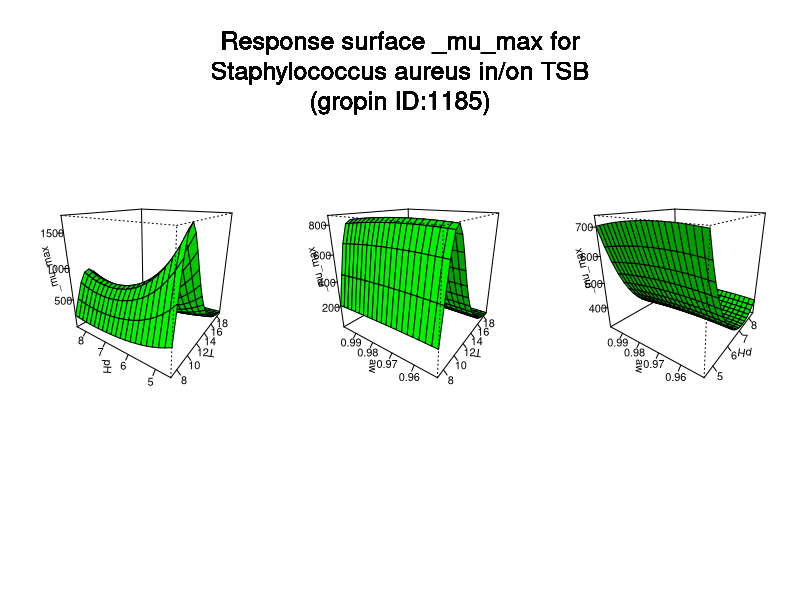

This chart was generated by the following R code:
#############################
# start of Parameter script
#############################
T <- seq(7.007,18.981018981019,length.out=21)
pH <- seq(4.5045,8.49150849150849,length.out=21)
aw <- seq(0.95095,0.998001998001998,length.out=21)
#############################
# end of Parameter script
#############################
############################# 
# start of Model script Gropin ID 1185 
#############################
 
# constant coefficients for this model
 
variables <- data.frame(T,pH,aw)
argumentsPar <- expand.grid(variables)
 
# heart of the model
response_surface <- function(T,pH,aw) {
   mumax <-1/exp(41.678+((-246.23)/T)+((1138.7)/(T*T))+(-83.897)*aw+43.477*aw*aw+1.491*pH+(-0.102)*pH*pH)

return(mumax=mumax)
} 

# output parameters
responseSurface <- cbind(argumentsPar,response_surface(argumentsPar['T'],argumentsPar['pH'],argumentsPar['aw']))
colnames(responseSurface) <- c(colnames(argumentsPar),'mumax')
#############################
# End of Model script
#############################
############################# 
# start of Visualisation script Gropin ID 1185 
#############################
argPar1 <- expand.grid(T,pH)
argPar2 <- expand.grid(T,aw)
argPar3 <- expand.grid(pH,aw)
z1 <- matrix(unlist(response_surface(argPar1[1],argPar1[2],aw[10])),nrow=21)
z2 <- matrix(unlist(response_surface(argPar2[1],pH[10],argPar2[2])),nrow=21)
z3 <- matrix(unlist(response_surface(T[10],argPar3[1],argPar3[2])),nrow=21)
par(mfrow = c(1,3))
persp(T,pH,z1,col = 'green',xlab='T',ylab='pH',zlab='_mu_max',theta=305,phi=20,shade=0.25,ticktype = 'detailed')
persp(T,aw,z2,col = 'green',xlab='T',ylab='aw',zlab='_mu_max',theta=305,phi=20,shade=0.25,ticktype = 'detailed')
persp(pH,aw,z3,col = 'green',xlab='pH',ylab='aw',zlab='_mu_max',theta=305,phi=20,shade=0.25,ticktype = 'detailed')
mtext('Response surface _mu_max for
Staphylococcus aureus in/on TSB
(gropin ID:1185)',outer=T,  cex=1.5, line=-8.5, side=3)
#############################
# End of Visualisation script
#############################
